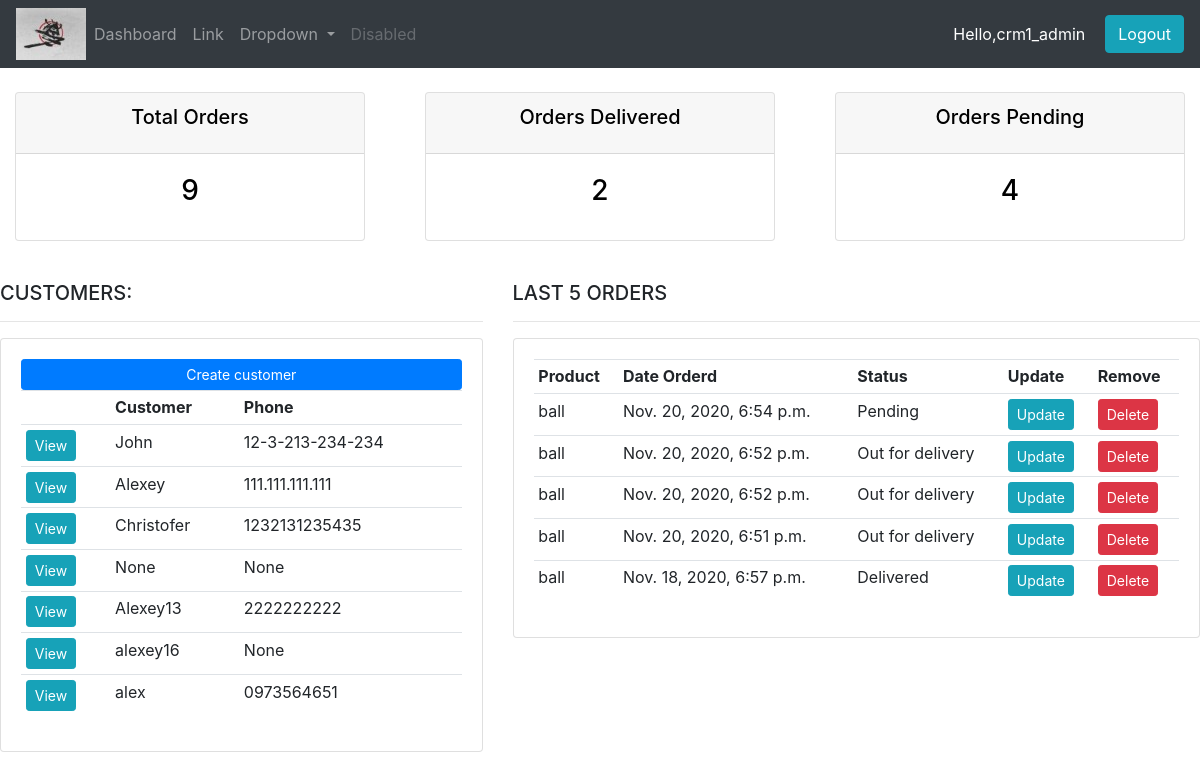
The app's page / (signed in) with its own data.
### store/models.py (models this page shows, shortened)
class Customer(models.Model):
    user = models.OneToOneField(User, null=True, on_delete=models.CASCADE)
    name = models.CharField(max_length=250, null=True)
    email = models.CharField(max_length=250, null=True)
    phone = models.CharField(max_length=20, null=True)
    date_created = models.DateTimeField(auto_now_add=True, null=True)
    profile_pic = models.ImageField(null=True, blank=True)

class Order(models.Model):
    STATUS = (
        ('Pending','Pending'),
        ('Out for delivery','Out for delivery'),
        ('Delivered','Delivered'),
    )
    customer = models.ForeignKey(Customer, null=True, on_delete=models.SET_NULL)
    product = models.ForeignKey(Product, null=True, on_delete=models.SET_NULL)
    date_created = models.DateTimeField(auto_now_add=True, null=True)
    status = models.CharField(max_length=250, null=True, choices=STATUS)
    note = models.CharField(max_length=250, null=True)

class Product(models.Model):
    CATEGORY = (
        ('Indoor','Indoor'),
        ('Out door','Out door'),
    )
    name = models.CharField(max_length=250, null=True)
    price = models.FloatField(null=True)
    date_created = models.DateTimeField(auto_now_add=True, null=True)
    category = models.CharField(max_length=250, null=True, choices=CATEGORY)
    description = models.TextField(max_length=250, null=True, blank=True)
    tag = models.ManyToManyField(Tag, blank=True)
    def __str__(self):
        return self.name

### users/decorators.py (the view)
    def wrapper(request, *args, **kwargs):
        if request.user.is_staff:
            return view(request, *args, **kwargs)
        else:
            return redirect('store:products')

### store/views.py (called while the page is built)
@login_required(login_url='users:login')
@admin_only
def dashboard(request):
    orders = Order.objects.order_by('-date_created')[:5]
    orders_count = Order.objects.all()
    total_orders = orders_count.count()
    delivered_orders = orders_count.filter(status='Delivered').count()
    pending_orders = orders_count.filter(status='Pending').count()
    customers = Customer.objects.all()
    context = {'customers':customers,
               'orders':orders,
               'total_orders':total_orders,
               'delivered_orders':delivered_orders,
               'pending_orders':pending_orders,
               }
    return render(request, 'store/dashboard.html', context)

### store/templates/store/dashboard.html
{%  extends 'store/main.html' %}
{% block content %}
{%  include 'store/status.html' %}
<br>
<div class="row">
	<div class="col-md-5">
		<h5>CUSTOMERS:</h5>
		<hr>
		<div class="card card-body">
			<a class="btn btn-primary  btn-sm btn-block" href="">Create customer</a>
			<table class="table table-sm">
				<tr>
					<th></th>
					<th>Customer</th>
					<th>Phone</th>
				</tr>
				{% for customer in customers %}
					<tr>
						<td><a class="btn btn-sm btn-info" href="{% url 'store:customer' customer.id %}">View</a></td>
						<td>{{customer.name}}</td>
						<td>{{customer.phone}}</td>
					</tr>
				{% endfor %}
			</table>
		</div>
	</div>
	<div class="col-md-7">
		<h5>LAST 5 ORDERS</h5>
		<hr>
		<div class="card card-body">
			<table class="table table-sm">
				<tr>
					<th>Product</th>
					<th>Date Orderd</th>
					<th>Status</th>
					<th>Update</th>
					<th>Remove</th>
				</tr>
				{% for order in orders %}
					<tr>
						<td>{{order.product}}</td>
						<td>{{order.date_created}}</td>
						<td>{{order.status}}</td>
						<td><a class="btn btn-sm btn-info" href="{% url 'store:update_order' order.id %}">Update</a></td>
						<td><a class="btn btn-sm btn-danger" href="{% url 'store:delete_order' order.id %}">Delete</a></td>
					</tr>
				{% endfor %}
			</table>
		</div>
	</div>
</div>
{% endblock %}

### store/templates/store/main.html (shortened to what this page needs)
{% load static %}
<!doctype html>
<html lang="en">
<head>
  <link rel="stylesheet" href="https://stackpath.bootstrapcdn.com/bootstrap/4.3.1/css/bootstrap.min.css">
</head>
<body>
<nav class="navbar navbar-expand-lg navbar-dark bg-dark">
  <img src="{% static 'images/logo.png' %}">
  <div class="collapse navbar-collapse" id="navbarSupportedContent">
    <ul class="navbar-nav mr-auto">
      <li class="nav-item active">
        {% if request.user.is_staff %}
          <li><a class="nav-link" href="{% url 'store:dashboard'%}">Dashboard <span class="sr-only">(current)</span></a></li>
        {% endif %}
        {% if request.user.is_staff %}
          <li class="nav-item">
            <a class="nav-link" href="#">Link</a>
          </li>
          <li class="nav-item dropdown">
            <a class="nav-link dropdown-toggle" href="#" id="navbarDropdown" role="button" data-toggle="dropdown" aria-haspopup="true" aria-expanded="false">
              Dropdown
            </a>
          </li>
          <li class="nav-item">
            <a class="nav-link disabled" href="#">Disabled</a>
        {% endif %}
      </li>
    </ul>
    {% if request.user.is_authenticated %}
      <span class="hello-msg" style="color:white">Hello,{{request.user}}</span>
      <a class="btn btn-cm btn-info" href="{% url 'users:logout'%}">Logout</a>
    {% else %}
      <a class="btn btn-cm btn-info hello-msg" href="{% url 'users:login' %}">Log in</a>
      <a class="btn btn-cm btn-info hello-msg" href="{% url 'users:register' %}">Sign up</a>
    {% endif %}
  </div>
</nav>
{% block content %}
{% endblock content %}
</body>
</html>

### store/templates/store/status.html
<br>
<div class="row">
	<div class="col">
		<div class="col-md">
			<div class="card text-center text-white  mb-3" id="total-orders">
			  	<div class="card-header">
			  		<h5 class="card-title" style="color:black">Total Orders</h5>
			  	</div>
			  	<div class="card-body">
			    	<h3 class="card-title" style="color:black">{{total_orders}}</h3>
			  	</div>
			</div>
		</div>
	</div>
	<div class="col">
		<div class="col-md">
			<div class="card text-center text-white  mb-3" id="orders-delivered">
			  	<div class="card-header">
			  		<h5 class="card-title" style="color:black">Orders Delivered</h5>
			  	</div>
			  	<div class="card-body">
			    	<h3 class="card-title" style="color:black">{{delivered_orders}}</h3>
			  	</div>
			</div>
		</div>
	</div>
	<div class="col">
		<div class="col-md">
			<div class="card text-center text-white  mb-3" id="orders-pending">
			  	<div class="card-header">
			  		<h5 class="card-title" style="color:black">Orders Pending</h5>
			  	</div>
			  	<div class="card-body">
			    	<h3 class="card-title" style="color:black">{{pending_orders}}</h3>
			  	</div>
			</div>
		</div>
	</div>
</div>

### store/templates/store/main.html (style rules this page uses)
.hello-msg { margin-right: 20px; }

### records on screen
Customer: name "John", phone "12-3-213-234-234"
Customer: name "Alexey", phone "111.111.111.111"
Customer: name "Christofer", phone "1232131235435"
Customer: name "None", phone "None"
Customer: name "Alexey13", phone "2222222222"
Customer: name "alexey16", phone "None"
Customer: name "alex", phone "0973564651"
Order: product "ball", date_created "Nov. 20, 2020, 6:54 p.m.", status "Pending"
Order: product "ball", date_created "Nov. 20, 2020, 6:52 p.m.", status "Out for delivery"
Order: product "ball", date_created "Nov. 20, 2020, 6:52 p.m.", status "Out for delivery"
Order: product "ball", date_created "Nov. 20, 2020, 6:51 p.m.", status "Out for delivery"
Order: product "ball", date_created "Nov. 18, 2020, 6:57 p.m.", status "Delivered"

### other values on screen
{{ request.user }} "crm1_admin"
{{ total_orders }} "9"
{{ delivered_orders }} "2"
{{ pending_orders }} "4"
